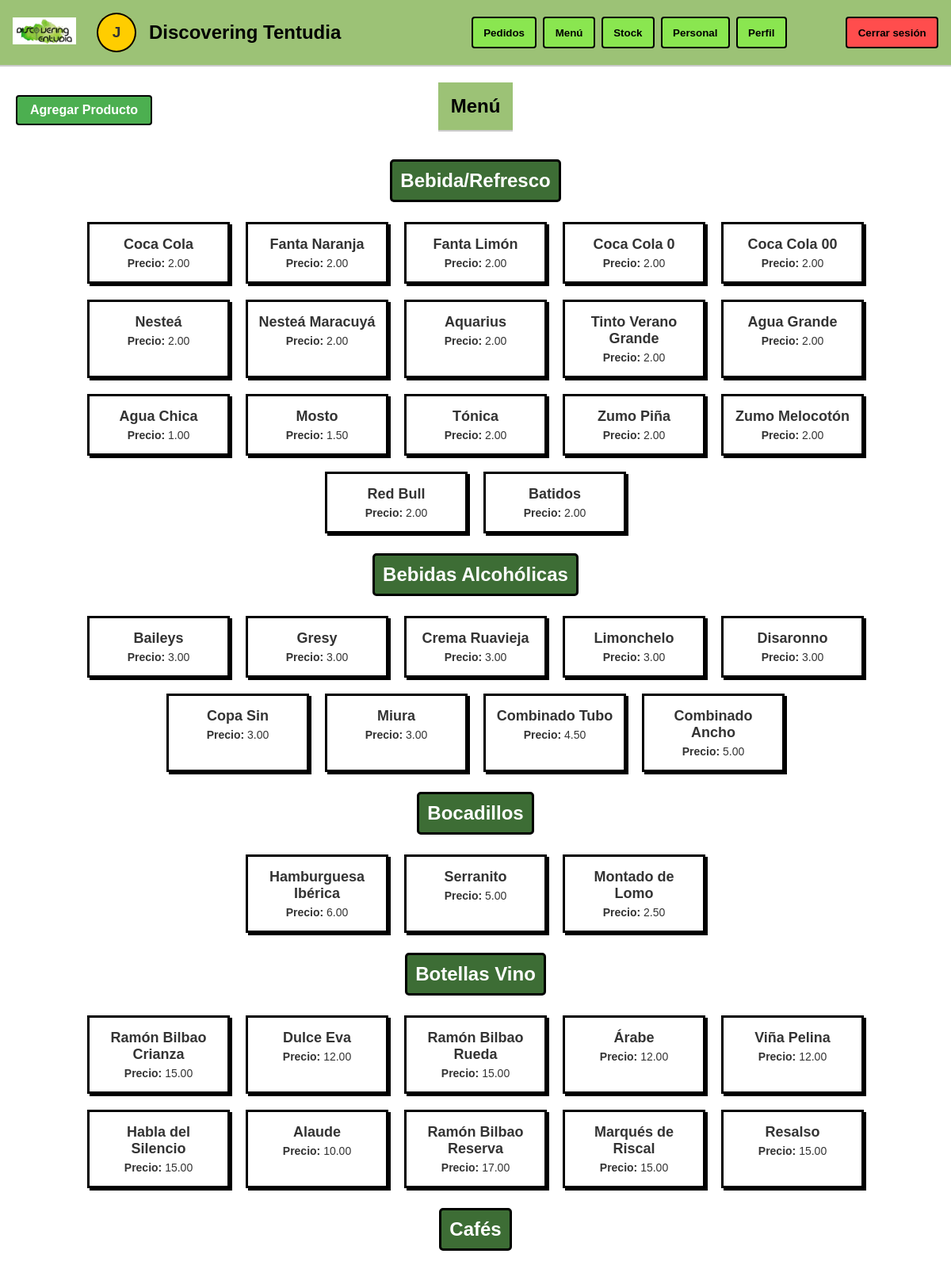
The page /menu/ (signed in, upper part) on the database its author committed.
### tapAppGestion/models.py (models this page shows, shortened)
class Producto(models.Model):
    CATEGORIAS = (
        ('Cervezas', 'Cervezas'),
        ('Bebida/Refresco', 'Bebida/Refresco'),
        ('Copa Vino', 'Copa Vino'),
        ('Botellas Vino', 'Botellas Vino'),
        ('Fuera de Carta', 'Fuera de Carta'),
        ('Pan', 'Pan'),
        ('Tapas o ½ Ración', 'Tapas o ½ Ración'),
        ('Entrantes', 'Entrantes'),
        ('Pescados', 'Pescados'),
        ('Carnes Ibéricas', 'Carnes Ibéricas'),
        ('Carnes Ternera', 'Carnes Ternera'),
        ('Bocadillos', 'Bocadillos'),
        ('Postres', 'Postres'),
        ('Cafés', 'Cafés'),
        ('Bebidas Alcohólicas', 'Bebidas Alcohólicas'),
        ('Desayunos', 'Desayunos'),
        ('Oferta del día', 'Oferta del día'),
    )
    nombre = models.CharField(max_length=100)
    categoria = models.CharField(max_length=50, choices=CATEGORIAS)
    precio = models.DecimalField(max_digits=6, decimal_places=2)
    imagen = models.ImageField(upload_to='productos/', blank=True, null=True)
    cantidad = models.PositiveIntegerField(default=0)  # Campo para la cantidad en el almacén

### tapAppGestion/views.py (the view)
# urls.py: path('menu/', views.menu, name='menu'),
@login_required
def menu(request):
    productos = Producto.objects.all().order_by('categoria')
    categorias = {}
    for producto in productos:
        if producto.categoria not in categorias:
            categorias[producto.categoria] = []
        categorias[producto.categoria].append(producto)
    return render(request, 'menu.html', {'categorias': categorias})

### tapAppGestion/templates/menu.html (shortened to what this page needs)
{% extends 'base.html' %}
{% load static %}
{% block content %}
<!DOCTYPE html>
<html lang="es">
<head>
  <link rel="stylesheet" type="text/css" href="{% static 'css/stylesMenu.css' %}">
</head>
<body>
  <header>
    <h1>Menú</h1>
    <a href="{% url 'agregar_producto' %}" class="btn-agregar">Agregar Producto</a>
  </header>
  <main>
    {% for categoria, productos in categorias.items %}
      <h2>{{ categoria }}</h2>
      <ul>
        {% for producto in productos %}
          <li>
            <a href="{% url 'producto_detalle' producto.id %}">
              <h3>{{ producto.nombre }}</h3>
            </a>
            <p><strong>Precio:</strong> {{ producto.precio }}</p>
          </li>
        {% endfor %}
      </ul>
    {% endfor %}
  </main>
</body>
</html>
{% endblock %}

### tapAppGestion/templates/base.html (shortened to what this page needs)
{% load static %}
<!DOCTYPE html>
<html lang="es">
<head>
    <link rel="stylesheet" type="text/css" href="{% static 'css/stylesIndex.css' %}">
</head>
<body>
    <header>
        <div class="header-left">
            <a href="{% url 'index' %}">
                <img src="{% static 'images/logo_blanco.jpeg' %}" alt="Logo Discovering Tentudia" class="logo">
            </a>
            <a href="{% url 'profile' %}" style="text-decoration: none;">
                <div class="user-circle">{{ user.first_name|slice:":1" }}</div>
            </a>
            <h1>Discovering Tentudia</h1>
        </div>
        <nav>
            <button>Pedidos</button>
            <a href="{% url 'menu' %}">
                <button>Menú</button>
            </a>
            <a href="{% url 'stock' %}">
                <button>Stock</button>
            </a>
            <a href="{% url 'personal' %}">
            <button>Personal</button>
            </a>
            <a href="{% url 'profile' %}">
                <button>Perfil</button>
            </a>
            <a href="{% url 'salir' %}">
                <button class="logout-button">Cerrar sesión</button>
            </a>
        </nav>
    </header>
    <main>
        {% block content %}
        {% endblock %}
    </main>
</body>
</html>

### tapAppGestion/static/css/stylesIndex.css (style rules this page uses)
* { margin: 0; padding: 0; box-sizing: border-box; }
body { font-family: Arial, sans-serif; background-color: #fff; color: #333; }
header { display: flex; align-items: center; justify-content: space-between; padding: 1em; border-bottom: 2px solid #ccc; }
header h1 { font-weight: bold; font-size: 24px; color: black; }
.header-left { display: flex; align-items: center; gap: 1em; }
.user-circle { width: 50px; height: 50px; border-radius: 50%; background-color: #ffcd00; display: flex; align-items: center; justify-content: center; font-weight: bold; font-size: 1.2rem; color: #333; box-shadow: 0 0 0 2px #000 inset; }
h1 { font-size: 1.2rem; font-weight: normal; }
nav { display: flex; gap: 0.5em; }
nav button { background-color: #8ae650; border: 2px solid #000; color: #000; font-weight: bold; padding: 0.8em 1em; cursor: pointer; border-radius: 4px; }
.logout-button { background-color: #ff4d4d; margin-left: 5em; }
main { position: relative; padding: 2em; display: flex; flex-direction: column; align-items: center; }
.logo { width: 80px; height: auto; margin-right: 10px; }

### tapAppGestion/static/css/stylesMenu.css (style rules this page uses)
body { font-family: Arial, sans-serif; background-color: white; text-align: center; margin: 0; padding: 0; }
.btn-agregar { background-color: #6CAF50; color: white; padding: 10px 15px; text-decoration: none; font-weight: bold; border-radius: 5px; border: 3px solid black; position: absolute; left: 20px; top: 20px; }
main { display: flex; flex-wrap: wrap; justify-content: center; padding: 20px; }
h2 { background-color: #3D6D35; color: white; padding: 10px; border-radius: 5px; border: 3px solid black; display: inline-block; margin: 15px auto; }
ul { list-style-type: none; padding: 0; display: flex; flex-wrap: wrap; justify-content: center; }
li { background-color: white; padding: 10px; margin: 10px; border: 3px solid black; width: 180px; text-align: center; box-shadow: 3px 3px 0px black; }
li h3 { font-size: 18px; font-weight: bold; margin: 5px 0; }
li p { font-size: 14px; margin: 5px 0; }
.btn-agregar { display: inline-block; padding: 0.5em 1em; margin: 1em 0; background-color: #4CAF50; color: white; text-align: center; text-decoration: none; border-radius: 4px; border: 2px solid #000; font-weight: bold; }
a { text-decoration: none; color: inherit; }
h3 { margin: 0; padding: 0; color: #333; }

### tapAppGestion/templates/base.html (style rules this page uses)
header { background-color: #9cc276; }

### rows shown on the page
Producto: categorias "Bebida/Refresco", nombre "Coca Cola", precio "2.00"
Producto: nombre "Fanta Naranja", precio "2.00"
Producto: nombre "Fanta Limón", precio "2.00"
Producto: nombre "Coca Cola 0", precio "2.00"
Producto: nombre "Coca Cola 00", precio "2.00"
Producto: nombre "Nesteá", precio "2.00"
Producto: nombre "Nesteá Maracuyá", precio "2.00"
Producto: nombre "Aquarius", precio "2.00"
Producto: nombre "Tinto Verano Grande", precio "2.00"
Producto: nombre "Agua Grande", precio "2.00"
Producto: nombre "Agua Chica", precio "1.00"
Producto: nombre "Mosto", precio "1.50"
Producto: nombre "Tónica", precio "2.00"
Producto: nombre "Zumo Piña", precio "2.00"
Producto: nombre "Zumo Melocotón", precio "2.00"
Producto: nombre "Red Bull", precio "2.00"
Producto: nombre "Batidos", precio "2.00"
Producto: categoria "Bebidas Alcohólicas", nombre "Baileys", precio "3.00"
Producto: nombre "Gresy", precio "3.00"
Producto: nombre "Crema Ruavieja", precio "3.00"
Producto: nombre "Limonchelo", precio "3.00"
Producto: nombre "Disaronno", precio "3.00"
Producto: nombre "Copa Sin", precio "3.00"
Producto: nombre "Miura", precio "3.00"
Producto: nombre "Combinado Tubo", precio "4.50"
Producto: nombre "Combinado Ancho", precio "5.00"
Producto: categoria "Bocadillos", nombre "Hamburguesa Ibérica", precio "6.00"
Producto: nombre "Serranito", precio "5.00"
Producto: nombre "Montado de Lomo", precio "2.50"
Producto: categoria "Botellas Vino", nombre "Ramón Bilbao Crianza", precio "15.00"
Producto: nombre "Dulce Eva", precio "12.00"
Producto: nombre "Ramón Bilbao Rueda", precio "15.00"
Producto: nombre "Árabe", precio "12.00"
Producto: nombre "Viña Pelina", precio "12.00"
Producto: nombre "Habla del Silencio", precio "15.00"
Producto: nombre "Alaude", precio "10.00"
Producto: nombre "Ramón Bilbao Reserva", precio "17.00"
Producto: nombre "Marqués de Riscal", precio "15.00"
Producto: nombre "Resalso", precio "15.00"
Producto: categoria "Cafés"

### other values the page prints
{{ user.first_name|slice:":1" }} "J"
